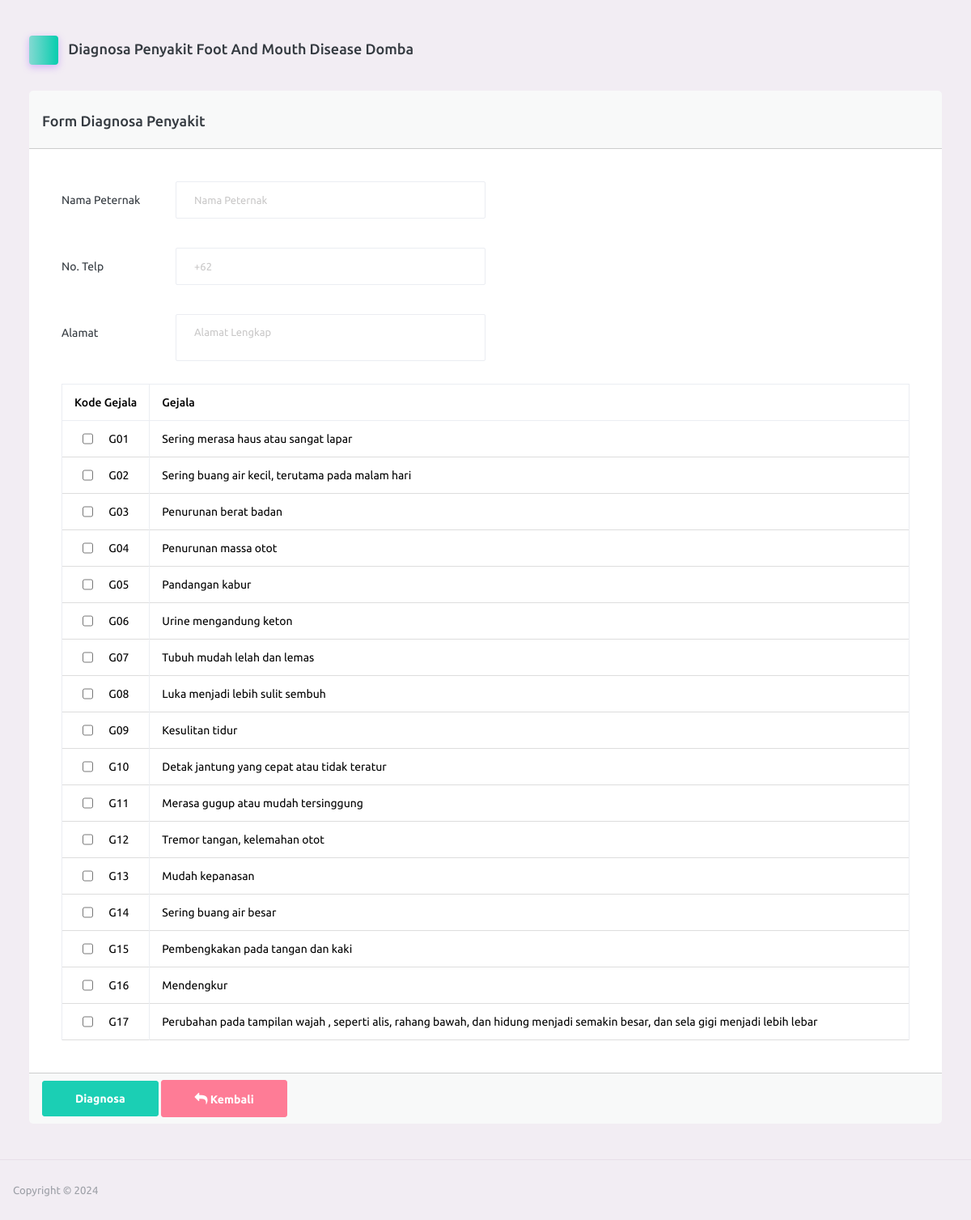
The page /index.php/user/diagnosa on the database as committed earlier.
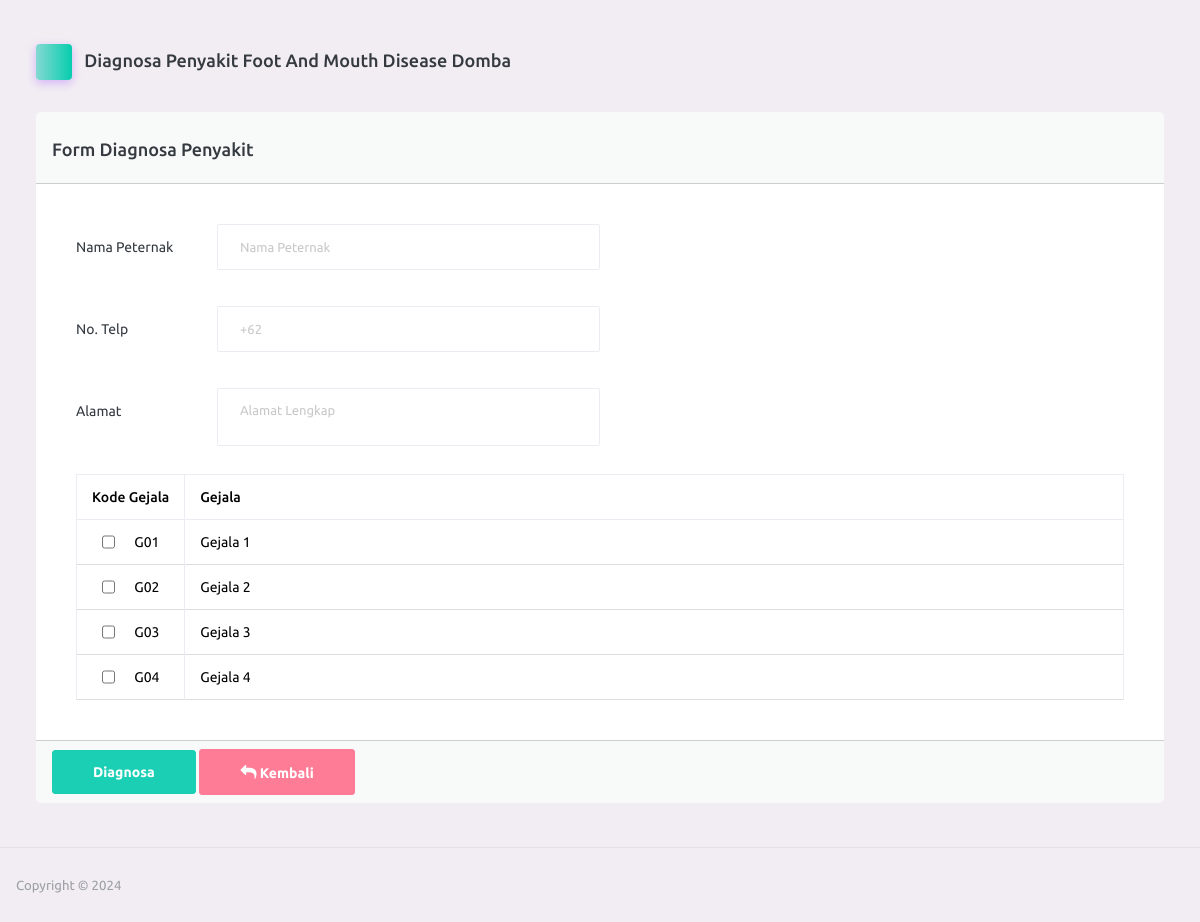
The same page on the database as committed later.
### tables this page shows
CREATE TABLE `tbl_gejala` (
  `kode_gejala` varchar(4) NOT NULL,
  `nama_gejala` text NOT NULL
);

### application/controllers/User.php (called while the page is built, shortened)
<?php
class User extends CI_Controller
{
	public function __construct()
	{
		$this->load->model('Pasien_model');
		$this->load->model('Gejala_model');
		$this->load->model('Konsultasi_model');
	}
	public function diagnosa(){
		$data['judul']='SISTEM PAKAR DIAGNOSA ENDOKRIN - DIAGNOSA USER';
		$data['aktif']='Diagnosa Pasien';
		$data['kode']=$this->Konsultasi_model->getCode();
		$data['user']=$this->session->userdata();
		$data['gejala'] = $this->Gejala_model->getAllGejala();
		$this->load->view('template/header_user',$data);
		$this->load->view('user/diagnosa',$data);
		$this->load->view('template/footer',$data);
	}
}

### index.php (called while the page is built, shortened)
<?php
require_once BASEPATH.'core/CodeIgniter.php';

### application/models/Gejala_model.php (called while the page is built, shortened)
<?php
class Gejala_model extends CI_Model
{
	public function getAllGejala()
	{
		$query = $this->db->order_by('kode_gejala', 'ASC')->get('tbl_gejala');
		return $query->result_array();
	}
}

### application/models/Konsultasi_model.php (called while the page is built, shortened)
<?php
class Konsultasi_model extends CI_Model
{
	public function getCode(){
		return $this->generateKodeKonsultasi('K0');
	}
	private function generateKodeKonsultasi($prefix)
	{
		$konsultasiData = $this->db->get('tbl_konsultasi')->result();
		$total_konsultasi = count($konsultasiData);
		$biggestCode = 0;
		$missingCode = 0;
		if ($total_konsultasi > 0) {
			$lastKonsultasi = $konsultasiData[$total_konsultasi - 1]->kode_konsultasi;
			$biggestCode = (int)substr($lastKonsultasi, 1);
		}
		$partEnd = $missingCode > 0 ? $missingCode : $biggestCode + 1;
		$generatedCode = $prefix . $partEnd;
		return $generatedCode;
	}
}

### application/views/user/diagnosa.php (the view, shortened to what this page needs)
<div class="main-panel">
    <div class="content-wrapper">
        <div class="page-header">
            <h3 class="page-title">
                <span class="page-title-icon bg-gradient-success text-white me-2">
                    <i class="mdi mdi-home menu-icon"></i>
                </span> Diagnosa Penyakit Foot And Mouth Disease Domba
            </h3>
        </div>
        <div class="row">
            <div class="col-md-12 mt-2">
                <form action="<?=base_url('diagnosa/prosesdiagnosa')?>" method="post">
                    <div class="card">
                        <div class="card-header">
                            <p class="card-title mt-3">Form Diagnosa Penyakit</p>
                        </div>
                        <div class="card-body">
                            <div class="col-md-6 stretch-card">
                                <div class="card">
                                    <div class="form-group row">
                                        <label for="nama" class="col-sm-3 col-form-label">Nama Peternak</label>
                                        <div class="col-sm-9">
                                            <input type="text" class="form-control" id="nama" name="nama"
                                                placeholder="Nama Peternak">
                                        </div>
                                    </div>
                                    <div class="form-group row">
                                        <label for="telepon" class="col-sm-3 col-form-label">No. Telp</label>
                                        <div class="col-sm-9">
                                            <input type="number" class="form-control" id="telepon" name="telepon"
                                                placeholder="+62">
                                        </div>
                                    </div>
                                    <div class="form-group row">
                                        <label for="alamat" class="col-sm-3 col-form-label">Alamat</label>
                                        <div class="col-sm-9">
                                            <textarea class="form-control" name="alamat" id="alamat"
                                                placeholder="Alamat Lengkap"></textarea>
                                        </div>
                                    </div>
                                </div>
                            </div>
                            <table class="table table-bordered">
                                <thead>
                                    <tr>
                                        <th style="width: 100px">Kode Gejala</th>
                                        <th>Gejala</th>
                                    </tr>
                                </thead>
                                <tbody>
                                    <?php $no = 1;
                                        foreach ($gejala as $g) : ?>
                                    <tr>
                                        <td>
                                            <div class="custom-control custom-checkbox d-flex justify-content-around">
                                                <input class="custom-control-input" type="checkbox"
                                                    id="<?= $g['kode_gejala'] ?>" value="1"
                                                    name="<?= $g['kode_gejala'] ?>">
                                                <label for="<?= $g['kode_gejala'] ?>"
                                                    class="custom-control-label"><?= $g['kode_gejala'] ?></label>
                                            </div>
                                        </td>
                                        <td><?= $g['nama_gejala'] ?></td>
                                    </tr>
                                    <?php endforeach; ?>
                                </tbody>
                            </table>
                        </div>
                        <div class="card-footer clearfix">
                            <button class="btn btn-success">Diagnosa</button>
                            <a href="<?=base_url()?>" class="btn btn-danger float-right" style="margin-right: 5px;">
                                <i class="fa fa-mail-reply"></i>
                                Kembali
                            </a>
                        </div>
                    </div>
                </form>
            </div>
        </div>
    </div>
    <footer class="footer">
        <div class="d-sm
-flex justify-content-center justify-content-sm-between">
            <span class="text-muted text-center text-sm-left d-block d-sm-inline-block">Copyright ©
                2024</sp an>
        </div>
    </footer>
</div>

### application/views/template/header_user.php (shortened to what this page needs)
<!DOCTYPE html>
<html lang="en">
<head>
    <link rel="stylesheet" href="<?=base_url('assets/template/')?>assets/vendors/mdi/css/materialdesignicons.min.css">
    <link rel="stylesheet" href="<?=base_url('assets/template/')?>assets/vendors/ti-icons/css/themify-icons.css">
    <link rel="stylesheet" href="<?=base_url('assets/template/')?>assets/vendors/css/vendor.bundle.base.css">
    <link rel="stylesheet" href="<?=base_url('assets/template/')?>assets/vendors/font-awesome/css/font-awesome.min.css">
    <link rel="stylesheet"
        href="<?=base_url('assets/template/')?>assets/vendors/font-awesome/css/font-awesome.min.css" />
    <link rel="stylesheet"
        href="<?=base_url('assets/template/')?>assets/vendors/bootstrap-datepicker/bootstrap-datepicker.min.css">
    <link rel="stylesheet" href="<?=base_url('assets/css/')?>style.css">
    <link rel="stylesheet" href="<?=base_url('assets/template/')?>assets/css/style.css">
</head>
<body>
    <div class="container-scroller">

### application/views/template/footer.php (shortened to what this page needs)
</div>
</body>
</html>

### assets/css/style.css (style rules this page uses)
* { margin: 0px; padding: 0px; }
th { padding:10px; }
thead { border-bottom:1px solid #ddd!important; }
tr { border-bottom:1px solid #ddd!important; }
td { padding: 10px; }

### application/views/template/header_user.php (style rules this page uses)
.main-panel { width: 100% !important; }

Rows that differ between the two databases and show on the page:
removed tbl_gejala: kode_gejala "G05", nama_gejala "Pandangan kabur"
removed tbl_gejala: kode_gejala "G06", nama_gejala "Urine mengandung keton"
removed tbl_gejala: kode_gejala "G07", nama_gejala "Tubuh mudah lelah dan lemas"
removed tbl_gejala: kode_gejala "G08", nama_gejala "Luka menjadi lebih sulit sembuh"
removed tbl_gejala: kode_gejala "G09", nama_gejala "Kesulitan tidur"
removed tbl_gejala: kode_gejala "G10", nama_gejala "Detak jantung yang cepat atau tidak teratur"
removed tbl_gejala: kode_gejala "G11", nama_gejala "Merasa gugup atau mudah tersinggung"
removed tbl_gejala: kode_gejala "G12", nama_gejala "Tremor tangan, kelemahan otot"
removed tbl_gejala: kode_gejala "G13", nama_gejala "Mudah kepanasan"
removed tbl_gejala: kode_gejala "G14", nama_gejala "Sering buang air besar"
removed tbl_gejala: kode_gejala "G15", nama_gejala "Pembengkakan pada tangan dan kaki"
removed tbl_gejala: kode_gejala "G16", nama_gejala "Mendengkur"
removed tbl_gejala: kode_gejala "G17", nama_gejala "Perubahan pada tampilan wajah , seperti alis, rahang bawah, dan hidung menjadi semakin besar, dan sela gigi menjadi lebih lebar"
changed tbl_gejala "G01": nama_gejala "Sering merasa haus atau sangat lapar" → "Gejala 1"
changed tbl_gejala "G02": nama_gejala "Sering buang air kecil, terutama pada malam hari" → "Gejala 2"
changed tbl_gejala "G03": nama_gejala "Penurunan berat badan" → "Gejala 3"
changed tbl_gejala "G04": nama_gejala "Penurunan massa otot" → "Gejala 4"
